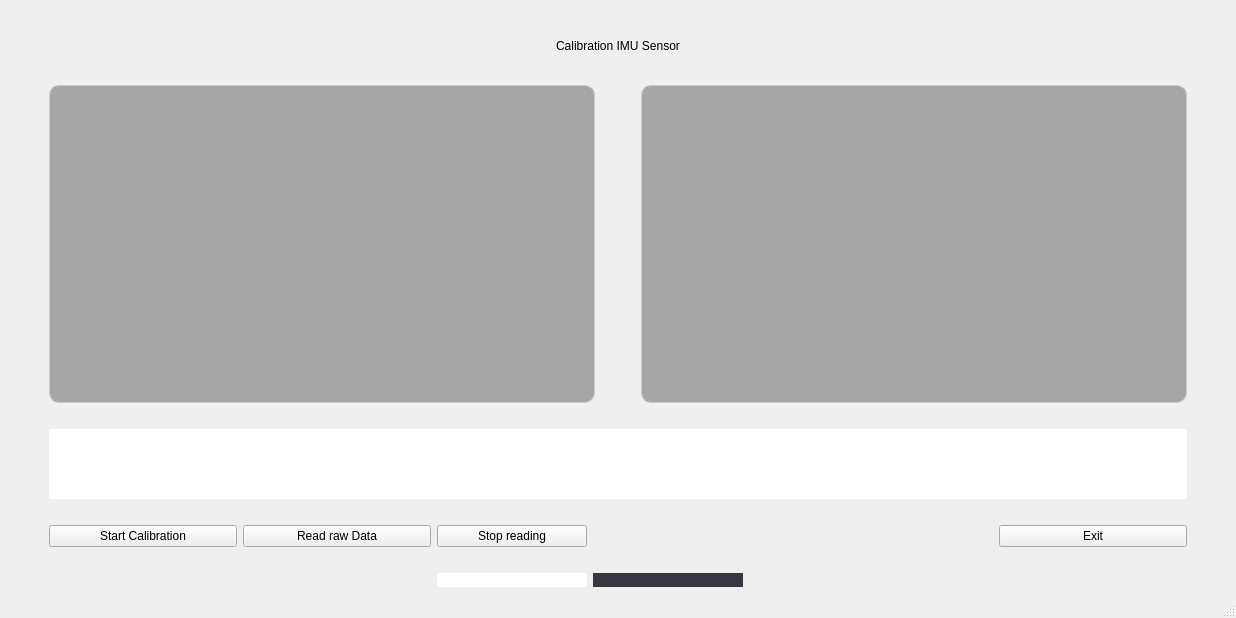
<?xml version="1.0" encoding="UTF-8"?>
<ui version="4.0">
 <class>MainWindow</class>
 <widget class="QMainWindow" name="MainWindow">
  <property name="geometry">
   <rect>
    <x>0</x>
    <y>0</y>
    <width>1236</width>
    <height>618</height>
   </rect>
  </property>
  <property name="windowTitle">
   <string>MainWindow</string>
  </property>
  <widget class="QWidget" name="hintergrund">
   <layout class="QVBoxLayout" name="verticalLayout_4">
    <item>
     <layout class="QVBoxLayout" name="verticalLayout" stretch="0,1,0,9,0,2,0,0">
      <item>
       <spacer name="verticalSpacer_8">
        <property name="orientation">
         <enum>Qt::Vertical</enum>
        </property>
        <property name="sizeType">
         <enum>QSizePolicy::Fixed</enum>
        </property>
        <property name="sizeHint" stdset="0">
         <size>
          <width>20</width>
          <height>20</height>
         </size>
        </property>
       </spacer>
      </item>
      <item>
       <widget class="QLabel" name="header">
        <property name="text">
         <string>&lt;html&gt;&lt;head/&gt;&lt;body&gt;&lt;p align=&quot;center&quot;&gt;Calibration IMU Sensor&lt;/p&gt;&lt;/body&gt;&lt;/html&gt;</string>
        </property>
       </widget>
      </item>
      <item>
       <spacer name="verticalSpacer_6">
        <property name="orientation">
         <enum>Qt::Vertical</enum>
        </property>
        <property name="sizeType">
         <enum>QSizePolicy::Fixed</enum>
        </property>
        <property name="sizeHint" stdset="0">
         <size>
          <width>20</width>
          <height>15</height>
         </size>
        </property>
       </spacer>
      </item>
      <item>
       <layout class="QHBoxLayout" name="horizontalLayout" stretch="0,2,0,2,0">
        <item>
         <spacer name="horizontalSpacer_2">
          <property name="orientation">
           <enum>Qt::Horizontal</enum>
          </property>
          <property name="sizeType">
           <enum>QSizePolicy::Fixed</enum>
          </property>
          <property name="sizeHint" stdset="0">
           <size>
            <width>40</width>
            <height>20</height>
           </size>
          </property>
         </spacer>
        </item>
        <item>
         <widget class="QFrame" name="plot_frame_1">
          <property name="styleSheet">
           <string notr="true">background-color: rgb(166, 166, 166);
border-radius: 10px;
border: 1px solid #ccc;</string>
          </property>
          <property name="frameShape">
           <enum>QFrame::StyledPanel</enum>
          </property>
          <property name="frameShadow">
           <enum>QFrame::Raised</enum>
          </property>
         </widget>
        </item>
        <item>
         <spacer name="horizontalSpacer_11">
          <property name="orientation">
           <enum>Qt::Horizontal</enum>
          </property>
          <property name="sizeType">
           <enum>QSizePolicy::Fixed</enum>
          </property>
          <property name="sizeHint" stdset="0">
           <size>
            <width>40</width>
            <height>20</height>
           </size>
          </property>
         </spacer>
        </item>
        <item>
         <widget class="QFrame" name="plot_frame_2">
          <property name="styleSheet">
           <string notr="true">background-color: rgb(166, 166, 166);
border-radius: 10px;
border: 1px solid #ccc;</string>
          </property>
          <property name="frameShape">
           <enum>QFrame::StyledPanel</enum>
          </property>
          <property name="frameShadow">
           <enum>QFrame::Raised</enum>
          </property>
         </widget>
        </item>
        <item>
         <spacer name="horizontalSpacer_3">
          <property name="orientation">
           <enum>Qt::Horizontal</enum>
          </property>
          <property name="sizeType">
           <enum>QSizePolicy::Fixed</enum>
          </property>
          <property name="sizeHint" stdset="0">
           <size>
            <width>40</width>
            <height>20</height>
           </size>
          </property>
         </spacer>
        </item>
       </layout>
      </item>
      <item>
       <spacer name="verticalSpacer_2">
        <property name="orientation">
         <enum>Qt::Vertical</enum>
        </property>
        <property name="sizeType">
         <enum>QSizePolicy::Fixed</enum>
        </property>
        <property name="sizeHint" stdset="0">
         <size>
          <width>20</width>
          <height>20</height>
         </size>
        </property>
       </spacer>
      </item>
      <item>
       <layout class="QHBoxLayout" name="horizontalLayout_2">
        <item>
         <spacer name="horizontalSpacer_4">
          <property name="orientation">
           <enum>Qt::Horizontal</enum>
          </property>
          <property name="sizeType">
           <enum>QSizePolicy::Fixed</enum>
          </property>
          <property name="sizeHint" stdset="0">
           <size>
            <width>40</width>
            <height>20</height>
           </size>
          </property>
         </spacer>
        </item>
        <item>
         <widget class="QLabel" name="textausgabe_1">
          <property name="styleSheet">
           <string notr="true">
background-color: rgb(255, 255, 255);</string>
          </property>
          <property name="text">
           <string>&lt;html&gt;&lt;head/&gt;&lt;body&gt;&lt;p align=&quot;center&quot;&gt;&lt;br/&gt;&lt;/p&gt;&lt;/body&gt;&lt;/html&gt;</string>
          </property>
         </widget>
        </item>
        <item>
         <spacer name="horizontalSpacer_5">
          <property name="orientation">
           <enum>Qt::Horizontal</enum>
          </property>
          <property name="sizeType">
           <enum>QSizePolicy::Fixed</enum>
          </property>
          <property name="sizeHint" stdset="0">
           <size>
            <width>40</width>
            <height>20</height>
           </size>
          </property>
         </spacer>
        </item>
       </layout>
      </item>
      <item>
       <spacer name="verticalSpacer">
        <property name="orientation">
         <enum>Qt::Vertical</enum>
        </property>
        <property name="sizeType">
         <enum>QSizePolicy::Fixed</enum>
        </property>
        <property name="sizeHint" stdset="0">
         <size>
          <width>10</width>
          <height>20</height>
         </size>
        </property>
       </spacer>
      </item>
      <item>
       <layout class="QGridLayout" name="gridLayout" rowstretch="0,0,0,0,0,0,0,0,0" columnstretch="0,0,0,0,0,0,0,0,0">
        <item row="8" column="4">
         <widget class="QLabel" name="itm_logo">
          <property name="maximumSize">
           <size>
            <width>150</width>
            <height>70</height>
           </size>
          </property>
          <property name="styleSheet">
           <string notr="true">background-color: rgba(52, 49, 61, 0.973);</string>
          </property>
          <property name="text">
           <string/>
          </property>
         </widget>
        </item>
        <item row="0" column="3">
         <widget class="QPushButton" name="pushButton_3">
          <property name="text">
           <string>Stop reading</string>
          </property>
         </widget>
        </item>
        <item row="0" column="6">
         <widget class="QPushButton" name="exitButton">
          <property name="text">
           <string>Exit</string>
          </property>
         </widget>
        </item>
        <item row="0" column="5">
         <spacer name="horizontalSpacer">
          <property name="orientation">
           <enum>Qt::Horizontal</enum>
          </property>
          <property name="sizeType">
           <enum>QSizePolicy::Fixed</enum>
          </property>
          <property name="sizeHint" stdset="0">
           <size>
            <width>250</width>
            <height>20</height>
           </size>
          </property>
         </spacer>
        </item>
        <item row="0" column="0">
         <spacer name="horizontalSpacer_6">
          <property name="orientation">
           <enum>Qt::Horizontal</enum>
          </property>
          <property name="sizeType">
           <enum>QSizePolicy::Fixed</enum>
          </property>
          <property name="sizeHint" stdset="0">
           <size>
            <width>40</width>
            <height>20</height>
           </size>
          </property>
         </spacer>
        </item>
        <item row="0" column="4">
         <spacer name="horizontalSpacer_9">
          <property name="orientation">
           <enum>Qt::Horizontal</enum>
          </property>
          <property name="sizeType">
           <enum>QSizePolicy::Fixed</enum>
          </property>
          <property name="sizeHint" stdset="0">
           <size>
            <width>150</width>
            <height>20</height>
           </size>
          </property>
         </spacer>
        </item>
        <item row="2" column="8">
         <spacer name="horizontalSpacer_7">
          <property name="orientation">
           <enum>Qt::Horizontal</enum>
          </property>
          <property name="sizeType">
           <enum>QSizePolicy::Fixed</enum>
          </property>
          <property name="sizeHint" stdset="0">
           <size>
            <width>40</width>
            <height>20</height>
           </size>
          </property>
         </spacer>
        </item>
        <item row="0" column="2">
         <widget class="QPushButton" name="pushButton_2">
          <property name="text">
           <string>Read raw Data</string>
          </property>
         </widget>
        </item>
        <item row="8" column="3">
         <widget class="QLabel" name="tu_logo">
          <property name="sizePolicy">
           <sizepolicy hsizetype="Minimum" vsizetype="Minimum">
            <horstretch>0</horstretch>
            <verstretch>0</verstretch>
           </sizepolicy>
          </property>
          <property name="minimumSize">
           <size>
            <width>0</width>
            <height>0</height>
           </size>
          </property>
          <property name="maximumSize">
           <size>
            <width>150</width>
            <height>70</height>
           </size>
          </property>
          <property name="styleSheet">
           <string notr="true">background-color: rgb(255, 255, 255);</string>
          </property>
          <property name="text">
           <string/>
          </property>
         </widget>
        </item>
        <item row="0" column="1">
         <widget class="QPushButton" name="pushButton_1">
          <property name="text">
           <string>Start Calibration</string>
          </property>
         </widget>
        </item>
       </layout>
      </item>
     </layout>
    </item>
   </layout>
  </widget>
  <widget class="QStatusBar" name="statusbar"/>
 </widget>
 <resources/>
 <connections/>
</ui>
